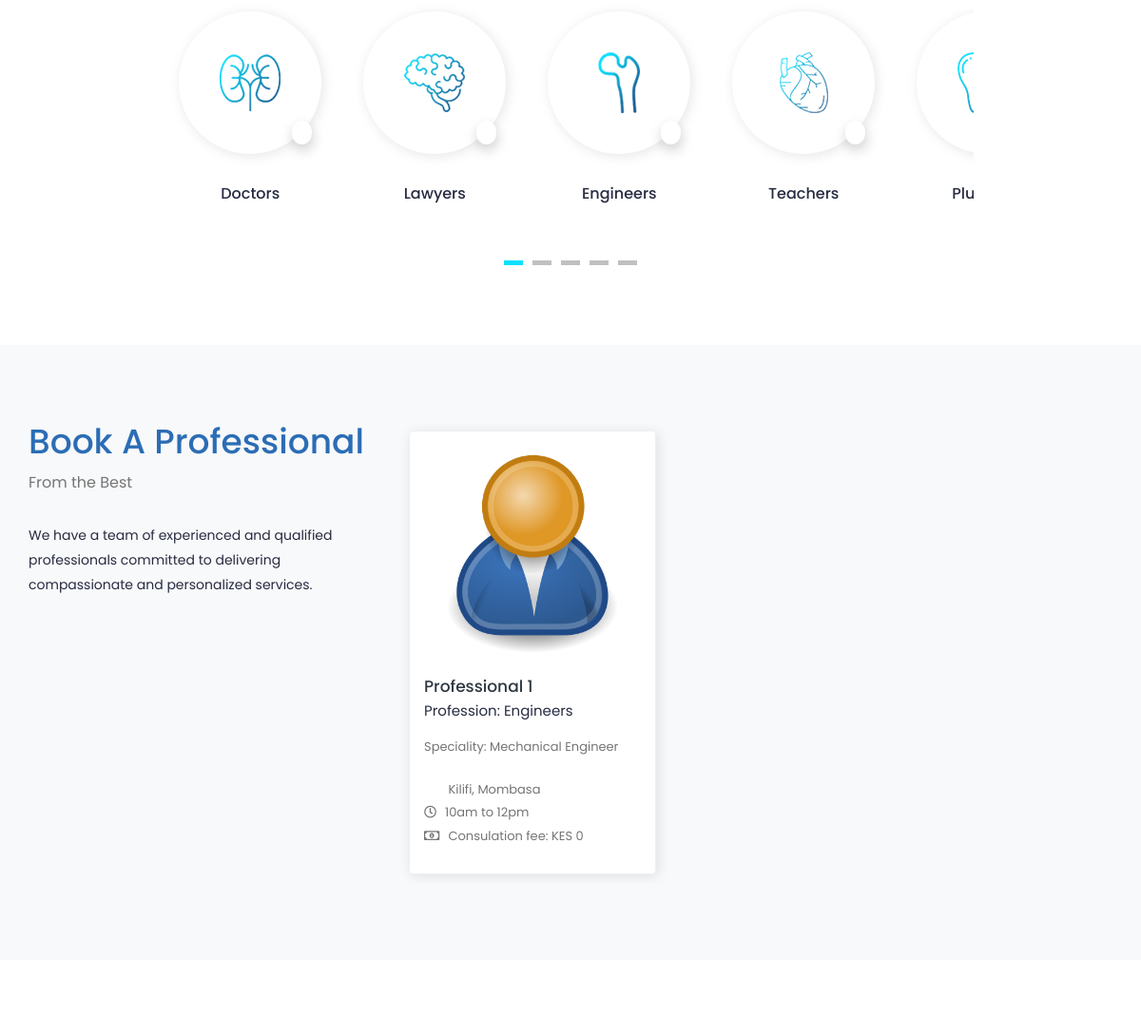
Before: / (middle part) with the older database file.
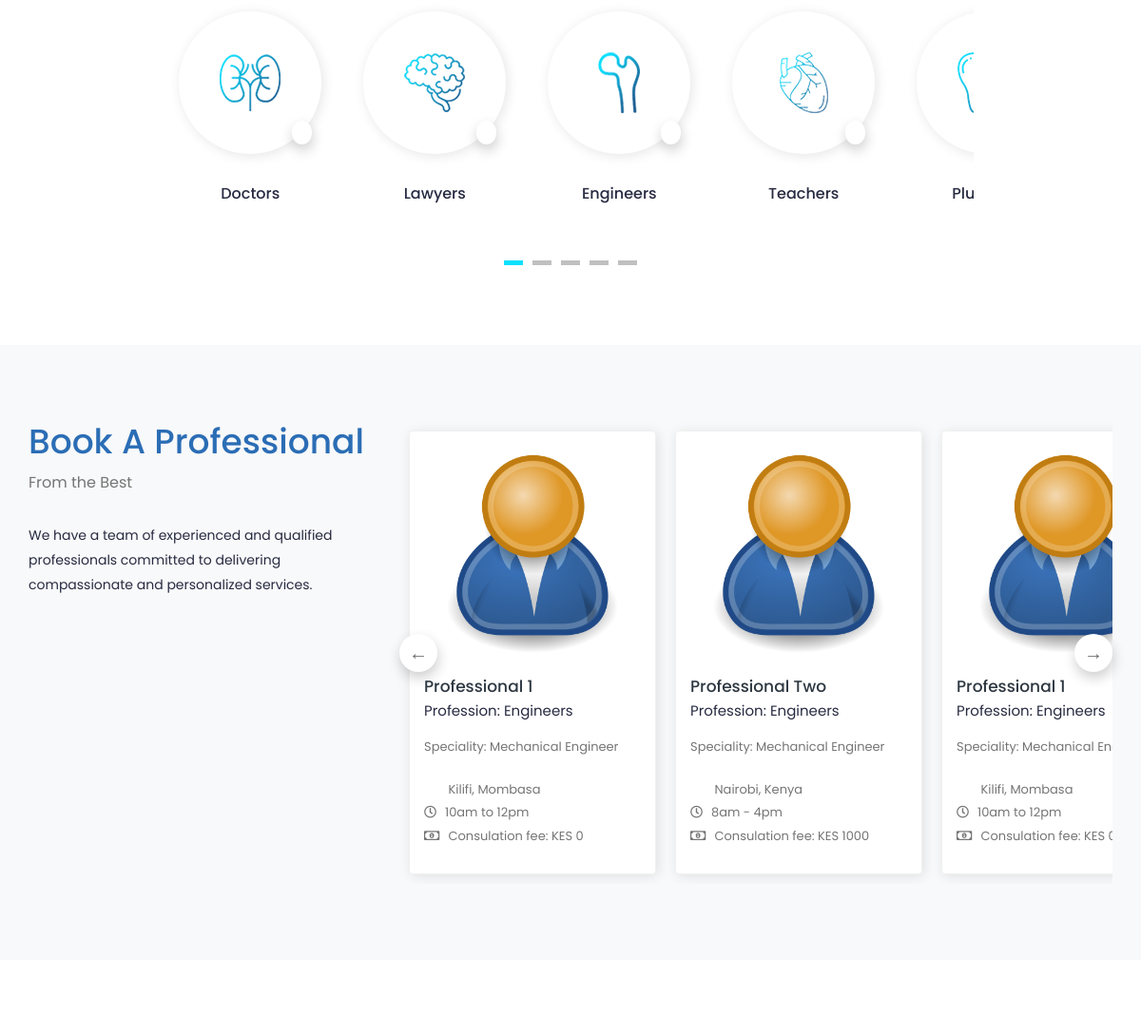
After: the same page with the newer database file.
### professional/models.py (models this page shows, shortened)
class Professional_Information(models.Model):
    PROFESSION_CHOICES = (
        ('medical', 'Medical Services'),
        ('legal', 'Legal Services'),
        ('engineering', 'Engineering Services'),
        ('art', 'Art & Design'),
    )
    professional_id = models.AutoField(primary_key=True)
    user = models.OneToOneField(settings.AUTH_USER_MODEL, on_delete=models.CASCADE, related_name='profile')
    name = models.CharField(max_length=200)
    username = models.CharField(max_length=200, null=True, blank=True)
    gender = models.CharField(max_length=200, null=True, blank=True)
    description = models.TextField(max_length=1000, null=True, blank=True)
    profession = models.CharField(max_length=200, choices=PROFESSION_CHOICES)
    profession_name = models.ForeignKey(ServiceDepartment, on_delete=models.SET_NULL, null=True)
    specialization = models.ForeignKey(specialization, on_delete=models.SET_NULL, null=True)
    featured_image = models.ImageField(upload_to='professionals/', default='professionals/user-default.png')
    certificate_image = models.ImageField(upload_to='professionals_certificates/', default='professionals_certificates/default.png', null=True, blank=True)
    email = models.EmailField(max_length=200, null=True, blank=True)
    phone_number = models.CharField(max_length=200, null=True, blank=True)
    availability = models.CharField(max_length=200, null=True, blank=True, default='9am - 4pm')
    consultation_fee = models.IntegerField(null=True, blank=True, default=0)
    services_fee = models.IntegerField(null=True, blank=True, default=0)
    address = models.CharField(max_length=200, null=True, blank=True)
    service_name = models.ForeignKey(Professional_Service_Information, on_delete=models.SET_NULL, null=True, blank=True)
    profession = models.CharField(max_length=200, choices=PROFESSION_CHOICES, null=True, blank=True)
    institute = models.CharField(max_length=200, null=True, blank=True)
    degree = models.CharField(max_length=200, null=True, blank=True)
    completion_year = models.CharField(max_length=200, null=True, blank=True)
    work_place = models.CharField(max_length=200, null=True, blank=True)
    designation = models.CharField(max_length=200, null=True, blank=True)
    start_year = models.CharField(max_length=200, null=True, blank=True)
    end_year = models.CharField(max_length=200, null=True, blank=True)
    register_status = models.CharField(max_length=200, null=True, blank=True, default='Accepted')

### professional_service/models.py (models this page shows)
class Professional_Service_Information(models.Model):
    PROFESSION = (
        ('medical', 'Medical Services'),
        ('legal', 'Legal Services'),
        ('engineering', 'Engineering Services'),
        ('art', 'Art & Design'),
        ('tech', 'Technology Services'),
        ('education', 'Educational Services'),
        ('consulting', 'Consulting Services'),
    )
    professional_service_id = models.AutoField(primary_key=True)
    name = models.CharField(max_length=200, null=True, blank=True)
    featured_image = models.ImageField(upload_to='professional_services/', default='professional_services/default.png', null=True, blank=True)
    description = models.TextField(null=True, blank=True)
    profession = models.CharField(max_length=200, choices=PROFESSION)
    def __str__(self):
        return str(self.name)

### professional_service_admin/models.py (models this page shows, shortened)
class ServiceDepartment(models.Model):
    ServiceDepartment_id = models.AutoField(primary_key=True)
    ServiceDepartment_name = models.CharField(max_length=200, null=True, blank=True)
    professional_service = models.ForeignKey(Professional_Service_Information, on_delete=models.CASCADE, null=True, blank=True)
    featured_image = models.ImageField(upload_to='profession/', default='profession/default.png', null=True, blank=True)

### professional_service/views.py (the view)
# urls.py: path('', views.professional_service_home, name='professional_service_home'),
@csrf_exempt
def professional_service_home(request):
    professionals = Professional_Information.objects.filter(register_status='Accepted')
    professional_services = Professional_Service_Information.objects.all()
    context = {'professionals': professionals, 'professional_services': professional_services}
    return render(request, 'index-2.html', context)

### templates/index-2.html (shortened to what the changed rows need)
{% load static %}
<!DOCTYPE html>
<html lang="en">
<head>
  <link rel="stylesheet" href="{% static 'proConnect-System/css/Normal/bootstrap.min.css' %}" />
  <link rel="stylesheet" href="{% static 'proConnect-System/plugins/Normal/fontawesome/css/fontawesome.min.css' %}" />
  <link rel="stylesheet" href="{% static 'proConnect-System/plugins/Normal/fontawesome/css/all.min.css' %}" />
  <link rel="stylesheet" href="{% static 'proConnect-System/css/Normal/style.css' %}" />
</head>
<body>
  <div class="main-wrapper">
    <section class="section section-professional">
      <div class="container-fluid">
        <div class="row">
          <div class="col-lg-4">
            <div class="section-header">
              <h2>Book A Professional</h2>
            </div>
          </div>
          <div class="col-lg-8">
            <div class="professional-slider slider">
              {% for professional in professionals %}
              <div class="profile-widget">
                <div class="doc-img">
                  <a href="{% url 'professional-profile' pk=professional.professional_id %}">
                    <img class="img-fluid" alt="User Image" src="{{ professional.featured_image.url }}" />
                  </a>
                </div>
                <div class="pro-content">
                  <h3 class="title">
                    <a href="{% url 'professional-profile' pk=professional.professional_id %}">{{professional.name}}</a>
                    <i class="fas fa-check-circle verified"></i>
                  </h3>
                  {% if professional.service_name %}
                  <p> Profession: {{professional.service_name}}</p>
                  {% else %}
                  </p>Profession not set</p>
                  {% endif %}
                  <p class="speciality">
                    Speciality: {{ professional.profession_name.ServiceDepartment_name }}
                  </p>
                  <ul class="available-info">
                    <li>
                      <i class="fas fa-map-marker-alt"></i> {{professional.address}}
                    </li>
                    <li>
                      {% if professional.availability %}
                      <i class="far fa-clock"></i>{{ professional.availability }}
                      {% else %}
                      <i class="far fa-clock"></i>Availability not set
                      {% endif %}
                    </li>
                    <li>
                      <i class="far fa-money-bill-alt"></i> Consulation fee: KES {{ professional.consultation_fee }}
                      <i class="fas fa-info-circle" data-toggle="tooltip" title="Lorem Ipsum"></i>
                    </li>
                  </ul>
                </div>
              </div>
              {% endfor %}
            </div>
          </div>
        </div>
      </div>
    </section>
  </div>
  <link rel="stylesheet" href="{% static 'proConnect-System/plugins/Normal/fontawesome/css/fontawesome.min.css' %}" />
  <link rel="stylesheet" href="{% static 'proConnect-System/plugins/Normal/fontawesome/css/all.min.css' %}" />
</body>
</html>

Changed rows visible on the page:
added Professional_Information: featured_image (placeholder picture), name "Professional Two", service_name "Engineers", profession_name.ServiceDepartment_name "Mechanical Engineer", address "Nairobi, Kenya", availability "8am - 4pm", consultation_fee "1000"
